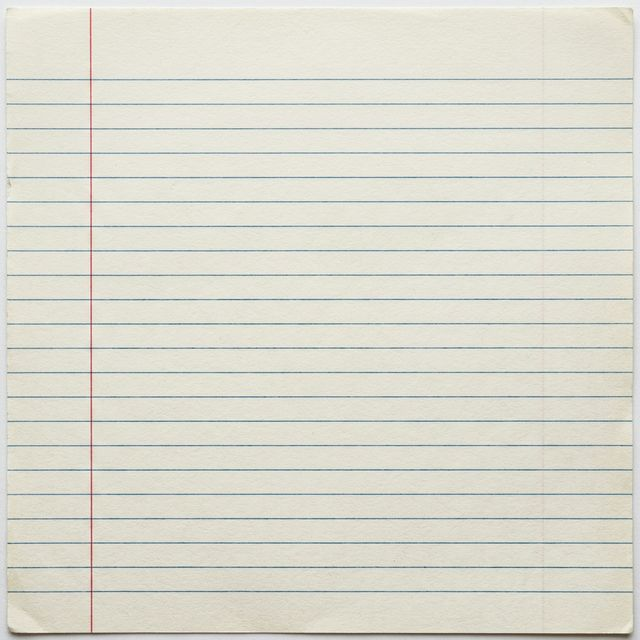
#> input picture assets/paper_texture.png, 640 x 640 px
$ python debug_cal.py
#> lines starting #> are read from the running program, lines starting #| are printed output that depends on the picture; after the words box and inside, x2 and y2 are one past the last pixel; in counts of white or black regions, pixels touching at a corner belong together
import cv2
import json
import numpy as np
from pathlib import Path

def debug_calibration():
    img = cv2.imread("assets/paper_texture.png")
#> img is the input picture: shape (640, 640, 3); mean B, G, R 208, 219, 219.9
    with open("assets/calibration.json", "r") as f:
#> (reads assets/calibration.json from the repository)
        cal = json.load(f)

    line_ys = cal.get("all_line_ys", [])
    m_left = cal.get("left_margin", 100)

    # Draw horizontal lines
    for y in line_ys:
        cv2.line(img, (0, y), (img.shape[1], y), (255, 0, 0), 2)
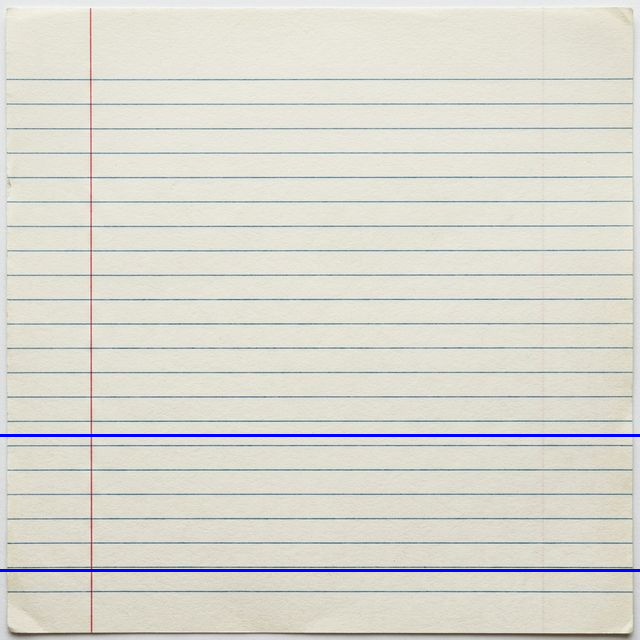
#> img: shape (640, 640, 3); 0.94% of pixels changed, all inside (x1, y1, x2, y2) = (0, 434, 640, 572)

    # Draw margin
    cv2.line(img, (m_left, 0), (m_left, img.shape[0]), (0, 0, 255), 2)
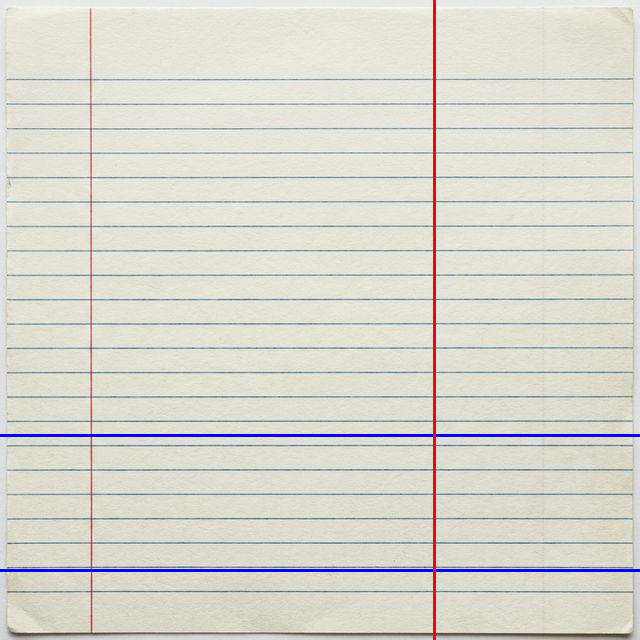
#> img: shape (640, 640, 3); 0.47% of pixels changed, all inside (x1, y1, x2, y2) = (433, 0, 436, 640)

    cv2.imwrite("assets/calibration_debug.png", img)
    print(f"Debug image saved: {img.shape}")
#| Debug image saved: (640, 640, 3)

if __name__ == "__main__":
    debug_calibration()
